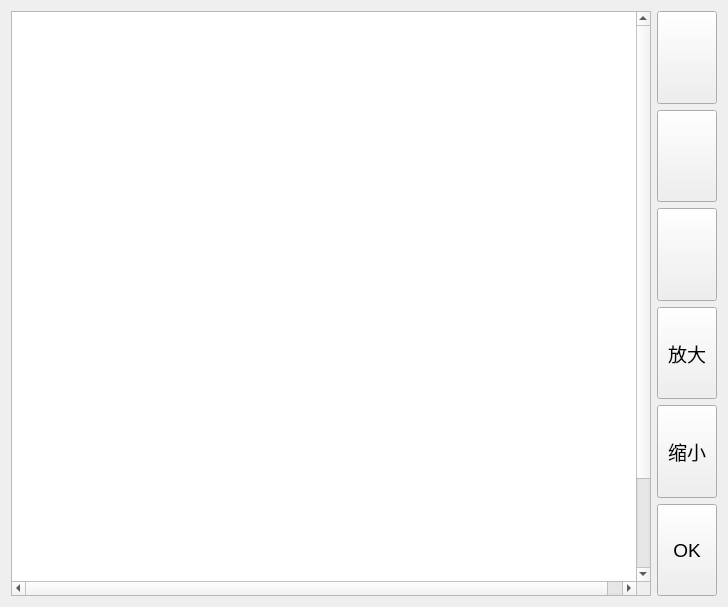
<?xml version="1.0" encoding="UTF-8"?>
<ui version="4.0">
 <class>chuangjian</class>
 <widget class="QWidget" name="chuangjian">
  <property name="geometry">
   <rect>
    <x>0</x>
    <y>0</y>
    <width>629</width>
    <height>607</height>
   </rect>
  </property>
  <property name="windowTitle">
   <string>创建模板</string>
  </property>
  <property name="windowIcon">
   <iconset resource="res.qrc">
    <normaloff>:/image/Chart/logo2.ico</normaloff>:/image/Chart/logo2.ico</iconset>
  </property>
  <layout class="QVBoxLayout" name="verticalLayout_2">
   <item>
    <layout class="QHBoxLayout" name="horizontalLayout">
     <item>
      <widget class="QScrollArea" name="scrollArea">
       <property name="minimumSize">
        <size>
         <width>640</width>
         <height>480</height>
        </size>
       </property>
       <property name="verticalScrollBarPolicy">
        <enum>Qt::ScrollBarAlwaysOn</enum>
       </property>
       <property name="horizontalScrollBarPolicy">
        <enum>Qt::ScrollBarAlwaysOn</enum>
       </property>
       <property name="widgetResizable">
        <bool>true</bool>
       </property>
       <widget class="QWidget" name="scrollAreaWidgetContents">
        <property name="geometry">
         <rect>
          <x>0</x>
          <y>0</y>
          <width>640</width>
          <height>680</height>
         </rect>
        </property>
        <property name="minimumSize">
         <size>
          <width>640</width>
          <height>680</height>
         </size>
        </property>
        <property name="styleSheet">
         <string notr="true">background-color: rgb(255, 255, 255);</string>
        </property>
        <layout class="QVBoxLayout" name="verticalLayout_3">
         <item>
          <widget class="myframe" name="label">
           <property name="text">
            <string/>
           </property>
          </widget>
         </item>
        </layout>
       </widget>
      </widget>
     </item>
     <item>
      <layout class="QVBoxLayout" name="verticalLayout">
       <item>
        <widget class="QPushButton" name="pb_tuodong">
         <property name="sizePolicy">
          <sizepolicy hsizetype="Fixed" vsizetype="Fixed">
           <horstretch>0</horstretch>
           <verstretch>0</verstretch>
          </sizepolicy>
         </property>
         <property name="minimumSize">
          <size>
           <width>60</width>
           <height>60</height>
          </size>
         </property>
         <property name="maximumSize">
          <size>
           <width>100</width>
           <height>100</height>
          </size>
         </property>
         <property name="styleSheet">
          <string notr="true">pressed{ color:#255,255,255;

background-color: rgb(255, 255, 255);}
</string>
         </property>
         <property name="text">
          <string/>
         </property>
         <property name="icon">
          <iconset resource="res.qrc">
           <normaloff>:/image/Chart/Hand.png</normaloff>:/image/Chart/Hand.png</iconset>
         </property>
         <property name="iconSize">
          <size>
           <width>40</width>
           <height>40</height>
          </size>
         </property>
         <property name="checkable">
          <bool>true</bool>
         </property>
         <property name="checked">
          <bool>false</bool>
         </property>
         <property name="flat">
          <bool>false</bool>
         </property>
        </widget>
       </item>
       <item>
        <widget class="QPushButton" name="pb_kuangtu1">
         <property name="sizePolicy">
          <sizepolicy hsizetype="Fixed" vsizetype="Fixed">
           <horstretch>0</horstretch>
           <verstretch>0</verstretch>
          </sizepolicy>
         </property>
         <property name="minimumSize">
          <size>
           <width>60</width>
           <height>60</height>
          </size>
         </property>
         <property name="maximumSize">
          <size>
           <width>100</width>
           <height>100</height>
          </size>
         </property>
         <property name="text">
          <string/>
         </property>
         <property name="icon">
          <iconset resource="res.qrc">
           <normaloff>:/image/Chart/xuxian.png</normaloff>:/image/Chart/xuxian.png</iconset>
         </property>
         <property name="iconSize">
          <size>
           <width>40</width>
           <height>40</height>
          </size>
         </property>
         <property name="checkable">
          <bool>true</bool>
         </property>
         <property name="checked">
          <bool>false</bool>
         </property>
        </widget>
       </item>
       <item>
        <widget class="QPushButton" name="pb_kuangtu2">
         <property name="sizePolicy">
          <sizepolicy hsizetype="Fixed" vsizetype="Fixed">
           <horstretch>0</horstretch>
           <verstretch>0</verstretch>
          </sizepolicy>
         </property>
         <property name="minimumSize">
          <size>
           <width>60</width>
           <height>60</height>
          </size>
         </property>
         <property name="maximumSize">
          <size>
           <width>100</width>
           <height>100</height>
          </size>
         </property>
         <property name="text">
          <string/>
         </property>
         <property name="icon">
          <iconset resource="res.qrc">
           <normaloff>:/image/Chart/polygon.png</normaloff>:/image/Chart/polygon.png</iconset>
         </property>
         <property name="iconSize">
          <size>
           <width>40</width>
           <height>40</height>
          </size>
         </property>
         <property name="checkable">
          <bool>true</bool>
         </property>
         <property name="checked">
          <bool>false</bool>
         </property>
        </widget>
       </item>
       <item>
        <widget class="QPushButton" name="pb_fangda">
         <property name="sizePolicy">
          <sizepolicy hsizetype="Fixed" vsizetype="Fixed">
           <horstretch>0</horstretch>
           <verstretch>0</verstretch>
          </sizepolicy>
         </property>
         <property name="minimumSize">
          <size>
           <width>60</width>
           <height>60</height>
          </size>
         </property>
         <property name="maximumSize">
          <size>
           <width>100</width>
           <height>100</height>
          </size>
         </property>
         <property name="font">
          <font>
           <family>DejaVu Sans Mono</family>
           <pointsize>14</pointsize>
           <weight>50</weight>
           <italic>false</italic>
           <bold>false</bold>
          </font>
         </property>
         <property name="styleSheet">
          <string notr="true"/>
         </property>
         <property name="text">
          <string>放大</string>
         </property>
         <property name="iconSize">
          <size>
           <width>40</width>
           <height>40</height>
          </size>
         </property>
        </widget>
       </item>
       <item>
        <widget class="QPushButton" name="pb_suoxiao">
         <property name="sizePolicy">
          <sizepolicy hsizetype="Fixed" vsizetype="Fixed">
           <horstretch>0</horstretch>
           <verstretch>0</verstretch>
          </sizepolicy>
         </property>
         <property name="minimumSize">
          <size>
           <width>60</width>
           <height>60</height>
          </size>
         </property>
         <property name="maximumSize">
          <size>
           <width>100</width>
           <height>100</height>
          </size>
         </property>
         <property name="font">
          <font>
           <family>DejaVu Sans Mono</family>
           <pointsize>14</pointsize>
           <weight>50</weight>
           <italic>false</italic>
           <bold>false</bold>
          </font>
         </property>
         <property name="styleSheet">
          <string notr="true"/>
         </property>
         <property name="text">
          <string>缩小</string>
         </property>
         <property name="iconSize">
          <size>
           <width>40</width>
           <height>40</height>
          </size>
         </property>
        </widget>
       </item>
       <item>
        <widget class="QPushButton" name="pb_ok">
         <property name="sizePolicy">
          <sizepolicy hsizetype="Fixed" vsizetype="Fixed">
           <horstretch>0</horstretch>
           <verstretch>0</verstretch>
          </sizepolicy>
         </property>
         <property name="minimumSize">
          <size>
           <width>60</width>
           <height>60</height>
          </size>
         </property>
         <property name="maximumSize">
          <size>
           <width>100</width>
           <height>100</height>
          </size>
         </property>
         <property name="font">
          <font>
           <family>Arial</family>
           <pointsize>14</pointsize>
           <weight>9</weight>
           <italic>false</italic>
           <bold>false</bold>
          </font>
         </property>
         <property name="styleSheet">
          <string notr="true">font: 75 14pt &quot;Arial&quot;;</string>
         </property>
         <property name="text">
          <string>OK</string>
         </property>
         <property name="iconSize">
          <size>
           <width>40</width>
           <height>40</height>
          </size>
         </property>
        </widget>
       </item>
      </layout>
     </item>
    </layout>
   </item>
  </layout>
 </widget>
 <customwidgets>
  <customwidget>
   <class>myframe</class>
   <extends>QLabel</extends>
   <header>myframe.h</header>
  </customwidget>
 </customwidgets>
 <resources>
  <include location="res.qrc"/>
 </resources>
 <connections/>
</ui>
